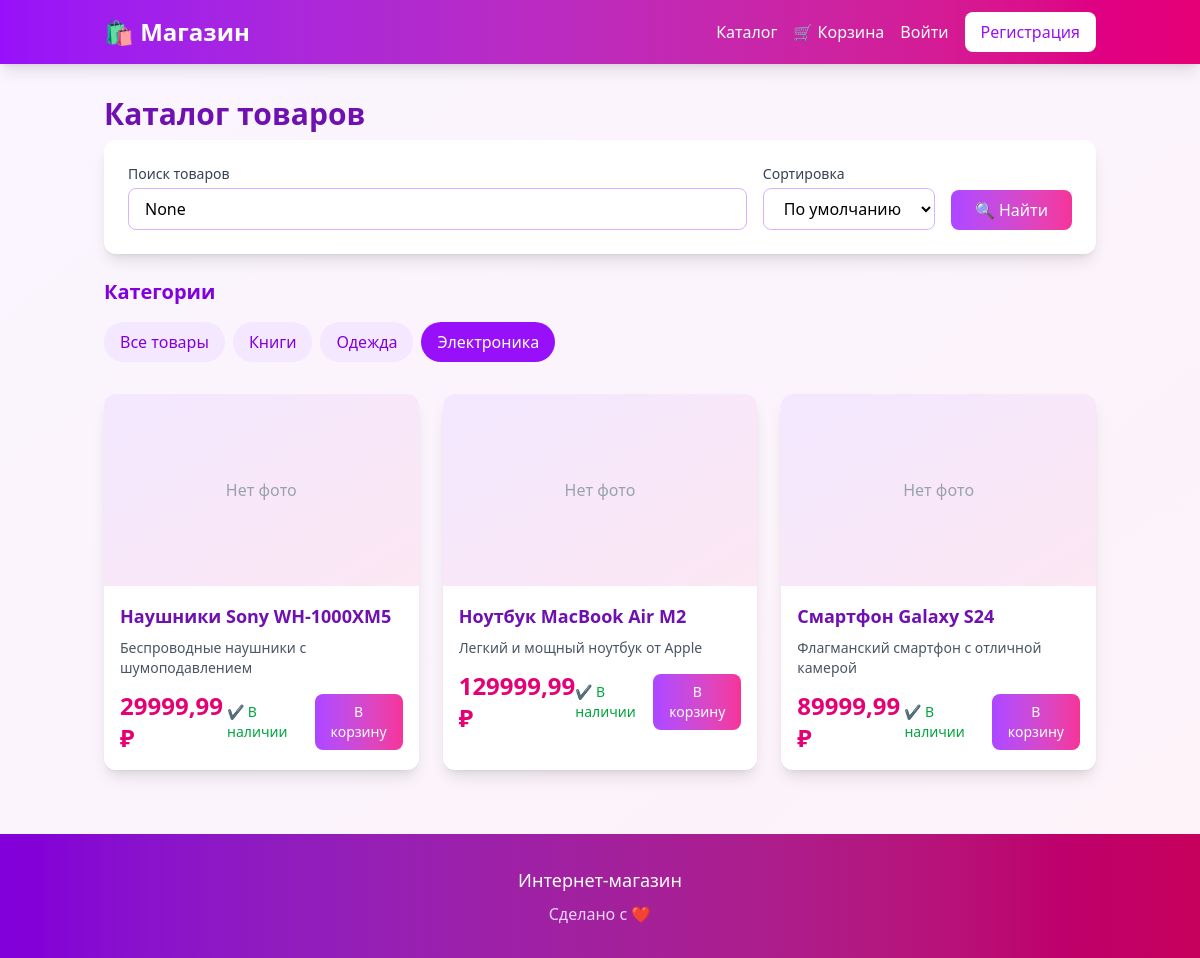
/category/elektronika/, run on the app's committed database.
### shopik/models.py (models this page shows, shortened)
class Category(models.Model):
    name = models.CharField('Название', max_length=200, db_index=True)
    slug = models.SlugField('URL', max_length=200, unique=True)
    class Meta:
        ordering = ('name',)
        verbose_name = 'Категория'
        verbose_name_plural = 'Категории'
        indexes = [
            Index(fields=['slug']),
        ]

class Product(models.Model):
    category = models.ForeignKey(
        Category,
        related_name='products',
        on_delete=models.CASCADE,
        verbose_name='Категория'
    )
    name = models.CharField('Название', max_length=200, db_index=True)
    slug = models.SlugField('URL', max_length=200, unique=True)
    image = models.ImageField(
        'Изображение',
        upload_to='products/%Y/%m/%d',
        blank=True
    )
    description = models.TextField('Описание', blank=True)
    price = models.DecimalField('Цена', max_digits=10, decimal_places=2)
    stock = models.PositiveIntegerField('Наличие')
    is_active = models.BooleanField('Активный', default=True)
    created_at = models.DateTimeField('Дата создания', auto_now_add=True)
    updated_at = models.DateTimeField('Дата обновления', auto_now=True)
    class Meta:
        ordering = ('-created_at',)
        verbose_name = 'Товар'
        verbose_name_plural = 'Товары'
        indexes = [
            models.Index(fields=['slug']),
            models.Index(fields=['created_at']),
        ]
    def get_absolute_url(self):
        return reverse('shop:product_detail', args=[self.slug])

### shopik/views.py (the view)
# urls.py: path('', views.product_list, name='product_list'),
def product_list(request, category_slug=None):
    category = None
    categories = Category.objects.all()
    products = Product.objects.filter(is_active=True)
    if category_slug:
        category = get_object_or_404(Category, slug=category_slug)
        products = products.filter(category=category)
    query = request.GET.get('q')
    if query:
        products = products.filter(
            Q(name__icontains=query) |
            Q(description__icontains=query)
        )
    sort = request.GET.get('sort')
    if sort == 'price_asc':
        products = products.order_by('price')
    elif sort == 'price_desc':
        products = products.order_by('-price')
    elif sort == 'new':
        products = products.order_by('-created_at')
    context = {
        'category': category,
        'categories': categories,
        'products': products,
        'query': query,
    }
    return render(request, 'shop/product/list.html', context)

### cart/cart.py (called while the page is built)
    def __len__(self):
        return sum(item['quantity'] for item in self.cart.values())

### cart/context_processors.py (called while the page is built)
def cart(request):
    return {'cart': Cart(request)}

### templates/shop/product/list.html (shortened to what this page needs)
{% extends "base.html" %}
{% load static %}
{% block content %}
<div class="mb-8">
    <h1 class="text-3xl font-bold text-purple-800 mb-2">Каталог товаров</h1>
    <div class="bg-white p-6 rounded-xl shadow-lg mb-6">
        <form method="get" class="flex flex-wrap gap-4 items-end">
            <div class="flex-1 min-w-[200px]">
                <label class="block text-sm font-medium text-gray-700 mb-1">
                    Поиск товаров
                </label>
                <input type="text"
                       name="q"
                       value="{{ query }}"
                       placeholder="Название или описание..."
                       class="w-full px-4 py-2 border border-purple-300 rounded-lg focus:ring-2 focus:ring-purple-500 focus:border-transparent">
            </div>
            <div class="min-w-[150px]">
                <label class="block text-sm font-medium text-gray-700 mb-1">
                    Сортировка
                </label>
                <select name="sort"
                        class="w-full px-4 py-2 border border-purple-300 rounded-lg focus:ring-2 focus:ring-purple-500 focus:border-transparent"
                        onchange="this.form.submit()">
                    <option value="">По умолчанию</option>
                </select>
            </div>
            <button type="submit"
                    class="bg-gradient-to-r from-purple-500 to-pink-500 text-white px-6 py-2 rounded-lg hover:from-purple-600 hover:to-pink-600 transition">
                🔍 Найти
            </button>
        </form>
    </div>
    <div class="mb-8">
        <h2 class="text-xl font-semibold text-purple-700 mb-4">Категории</h2>
        <div class="flex flex-wrap gap-2">
            <a href="{% url 'shopik:product_list' %}"
               class="px-4 py-2 rounded-full {% if not category %}bg-purple-600 text-white{% else %}bg-purple-100 text-purple-700 hover:bg-purple-200{% endif %} transition">
                Все товары
            </a>
            {% for cat in categories %}
                <a href="{% url 'shopik:product_list_by_category' cat.slug %}"
                   class="px-4 py-2 rounded-full {% if category == cat %}bg-purple-600 text-white{% else %}bg-purple-100 text-purple-700 hover:bg-purple-200{% endif %} transition">
                    {{ cat.name }}
                </a>
            {% endfor %}
        </div>
    </div>
    <div class="grid grid-cols-1 md:grid-cols-2 lg:grid-cols-3 xl:grid-cols-4 gap-6">
        {% for product in products %}
            <div class="bg-white rounded-xl shadow-lg overflow-hidden hover:shadow-xl transition-shadow duration-300">
                <div class="h-48 overflow-hidden">
                    {% if product.image %}
                        <img src="{{ product.image.url }}"
                             alt="{{ product.name }}"
                             class="w-full h-full object-cover hover:scale-105 transition-transform duration-300">
                    {% else %}
                        <div class="w-full h-full bg-gradient-to-br from-purple-100 to-pink-100 flex items-center justify-center">
                            <span class="text-gray-400">Нет фото</span>
                        </div>
                    {% endif %}
                </div>
                <div class="p-4">
                    <a href="{{ product.get_absolute_url }}"
                       class="text-lg font-semibold text-purple-800 hover:text-purple-600 transition block mb-2">
                        {{ product.name }}
                    </a>
                    <p class="text-gray-600 text-sm mb-3 line-clamp-2">
                        {{ product.description|truncatewords:20 }}
                    </p>
                    <div class="flex justify-between items-center">
                        <span class="text-2xl font-bold text-pink-600">
                            {{ product.price }} ₽
                        </span>
                        <div class="flex items-center">
                            {% if product.stock > 0 %}
                                <span class="text-sm text-green-600 mr-2">
                                    ✔ В наличии
                                </span>
                                <form action="{% url 'cart:cart_add' product.id %}" method="post">
                                    <button type="submit"
                                            class="bg-gradient-to-r from-purple-500 to-pink-500 text-white px-4 py-2 rounded-lg text-sm hover:from-purple-600 hover:to-pink-600 transition">
                                        В корзину
                                    </button>
                                </form>
                            {% else %}
                                <span class="text-sm text-red-600">
                                    ❌ Нет в наличии
                                </span>
                            {% endif %}
                        </div>
                    </div>
                </div>
            </div>
        {% endfor %}
    </div>
</div>
{% endblock %}

### templates/base.html (style rules this page uses)
html, body { height: 100%; }

### data on the page
Category: name "Книги"
Category: name "Одежда"
Category: name "Электроника"
Product: image "Нет фото", name "Наушники Sony WH-1000XM5", description "Беспроводные наушники с шумоподавлением", price "29999,99", stock "✔ В наличии"
Product: image "Нет фото", name "Ноутбук MacBook Air M2", description "Легкий и мощный ноутбук от Apple", price "129999,99", stock "✔ В наличии"
Product: image "Нет фото", name "Смартфон Galaxy S24", description "Флагманский смартфон с отличной камерой", price "89999,99", stock "✔ В наличии"
